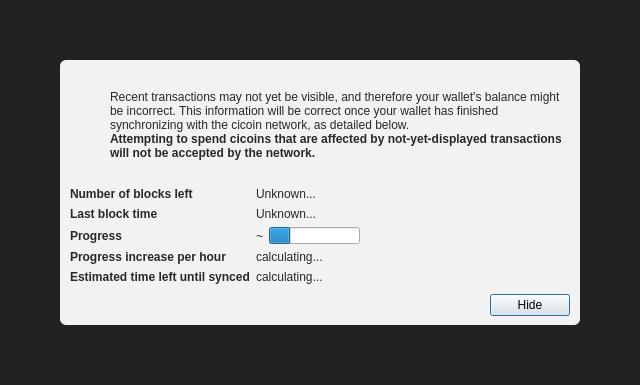
<?xml version="1.0" encoding="UTF-8"?>
<ui version="4.0">
 <class>ModalOverlay</class>
 <widget class="ModalOverlay" name="ModalOverlay">
  <property name="geometry">
   <rect>
    <x>0</x>
    <y>0</y>
    <width>640</width>
    <height>385</height>
   </rect>
  </property>
  <property name="windowTitle">
   <string>Form</string>
  </property>
  <layout class="QVBoxLayout" name="verticalLayout" stretch="0">
   <property name="sizeConstraint">
    <enum>QLayout::SetDefaultConstraint</enum>
   </property>
   <property name="leftMargin">
    <number>0</number>
   </property>
   <property name="topMargin">
    <number>0</number>
   </property>
   <property name="rightMargin">
    <number>0</number>
   </property>
   <property name="bottomMargin">
    <number>0</number>
   </property>
   <item>
    <widget class="QWidget" name="bgWidget" native="true">
     <property name="styleSheet">
      <string notr="true">#bgWidget { background: rgba(0,0,0,220); }</string>
     </property>
     <layout class="QVBoxLayout" name="verticalLayoutMain" stretch="1">
      <property name="leftMargin">
       <number>60</number>
      </property>
      <property name="topMargin">
       <number>60</number>
      </property>
      <property name="rightMargin">
       <number>60</number>
      </property>
      <property name="bottomMargin">
       <number>60</number>
      </property>
      <item>
       <widget class="QWidget" name="contentWidget" native="true">
        <property name="styleSheet">
         <string notr="true">#contentWidget { background: rgba(255,255,255,240); border-radius: 6px; }

QLabel { color: rgb(40,40,40);  }</string>
        </property>
        <layout class="QVBoxLayout" name="verticalLayoutSub" stretch="1,0,0,0">
         <property name="spacing">
          <number>0</number>
         </property>
         <property name="leftMargin">
          <number>10</number>
         </property>
         <property name="topMargin">
          <number>10</number>
         </property>
         <property name="rightMargin">
          <number>10</number>
         </property>
         <property name="bottomMargin">
          <number>10</number>
         </property>
         <item>
          <layout class="QHBoxLayout" name="horizontalLayoutIconText" stretch="0,1">
           <property name="topMargin">
            <number>20</number>
           </property>
           <item>
            <layout class="QVBoxLayout" name="verticalLayoutIcon">
             <property name="leftMargin">
              <number>0</number>
             </property>
             <item>
              <widget class="QPushButton" name="warningIcon">
               <property name="enabled">
                <bool>false</bool>
               </property>
               <property name="text">
                <string/>
               </property>
               <property name="icon">
                <iconset>
                 <normaloff>:/icons/warning</normaloff>
                 <disabledoff>:/icons/warning</disabledoff>:/icons/warning</iconset>
               </property>
               <property name="iconSize">
                <size>
                 <width>48</width>
                 <height>48</height>
                </size>
               </property>
               <property name="flat">
                <bool>true</bool>
               </property>
              </widget>
             </item>
             <item>
              <spacer name="verticalSpacerWarningIcon">
               <property name="orientation">
                <enum>Qt::Vertical</enum>
               </property>
               <property name="sizeHint" stdset="0">
                <size>
                 <width>20</width>
                 <height>40</height>
                </size>
               </property>
              </spacer>
             </item>
            </layout>
           </item>
           <item>
            <layout class="QVBoxLayout" name="verticalLayoutInfoText">
             <property name="leftMargin">
              <number>0</number>
             </property>
             <property name="topMargin">
              <number>0</number>
             </property>
             <item>
              <widget class="QLabel" name="infoText">
               <property name="text">
                <string>Recent transactions may not yet be visible, and therefore your wallet's balance might be incorrect. This information will be correct once your wallet has finished synchronizing with the cicoin network, as detailed below.</string>
               </property>
               <property name="textFormat">
                <enum>Qt::RichText</enum>
               </property>
               <property name="wordWrap">
                <bool>true</bool>
               </property>
              </widget>
             </item>
             <item>
              <widget class="QLabel" name="infoTextStrong">
               <property name="font">
                <font>
                 <weight>75</weight>
                 <bold>true</bold>
                </font>
               </property>
               <property name="text">
                <string>Attempting to spend cicoins that are affected by not-yet-displayed transactions will not be accepted by the network.</string>
               </property>
               <property name="textFormat">
                <enum>Qt::RichText</enum>
               </property>
               <property name="wordWrap">
                <bool>true</bool>
               </property>
              </widget>
             </item>
             <item>
              <spacer name="verticalSpacerInTextSpace">
               <property name="orientation">
                <enum>Qt::Vertical</enum>
               </property>
               <property name="sizeHint" stdset="0">
                <size>
                 <width>20</width>
                 <height>40</height>
                </size>
               </property>
              </spacer>
             </item>
            </layout>
           </item>
          </layout>
         </item>
         <item>
          <spacer name="verticalSpacerAfterText">
           <property name="orientation">
            <enum>Qt::Vertical</enum>
           </property>
           <property name="sizeHint" stdset="0">
            <size>
             <width>20</width>
             <height>40</height>
            </size>
           </property>
          </spacer>
         </item>
         <item>
          <layout class="QFormLayout" name="formLayout">
           <property name="fieldGrowthPolicy">
            <enum>QFormLayout::FieldsStayAtSizeHint</enum>
           </property>
           <property name="horizontalSpacing">
            <number>6</number>
           </property>
           <property name="verticalSpacing">
            <number>6</number>
           </property>
           <property name="topMargin">
            <number>10</number>
           </property>
           <item row="0" column="0">
            <widget class="QLabel" name="labelNumberOfBlocksLeft">
             <property name="font">
              <font>
               <weight>75</weight>
               <bold>true</bold>
              </font>
             </property>
             <property name="text">
              <string>Number of blocks left</string>
             </property>
            </widget>
           </item>
           <item row="0" column="1">
            <widget class="QLabel" name="numberOfBlocksLeft">
             <property name="text">
              <string>Unknown...</string>
             </property>
            </widget>
           </item>
           <item row="1" column="0">
            <widget class="QLabel" name="labelLastBlockTime">
             <property name="font">
              <font>
               <weight>75</weight>
               <bold>true</bold>
              </font>
             </property>
             <property name="text">
              <string>Last block time</string>
             </property>
            </widget>
           </item>
           <item row="1" column="1">
            <widget class="QLabel" name="newestBlockDate">
             <property name="sizePolicy">
              <sizepolicy hsizetype="Maximum" vsizetype="Preferred">
               <horstretch>0</horstretch>
               <verstretch>0</verstretch>
              </sizepolicy>
             </property>
             <property name="text">
              <string>Unknown...</string>
             </property>
            </widget>
           </item>
           <item row="2" column="0">
            <widget class="QLabel" name="labelSyncDone">
             <property name="font">
              <font>
               <weight>75</weight>
               <bold>true</bold>
              </font>
             </property>
             <property name="text">
              <string>Progress</string>
             </property>
            </widget>
           </item>
           <item row="2" column="1">
            <layout class="QHBoxLayout" name="horizontalLayoutSync" stretch="0,1">
             <item>
              <widget class="QLabel" name="percentageProgress">
               <property name="text">
                <string notr="true">~</string>
               </property>
              </widget>
             </item>
             <item>
              <widget class="QProgressBar" name="progressBar">
               <property name="value">
                <number>24</number>
               </property>
               <property name="format">
                <string/>
               </property>
              </widget>
             </item>
            </layout>
           </item>
           <item row="4" column="0">
            <widget class="QLabel" name="labelProgressIncrease">
             <property name="font">
              <font>
               <weight>75</weight>
               <bold>true</bold>
              </font>
             </property>
             <property name="text">
              <string>Progress increase per hour</string>
             </property>
            </widget>
           </item>
           <item row="4" column="1">
            <widget class="QLabel" name="progressIncreasePerH">
             <property name="text">
              <string>calculating...</string>
             </property>
            </widget>
           </item>
           <item row="5" column="0">
            <widget class="QLabel" name="labelEstimatedTimeLeft">
             <property name="font">
              <font>
               <weight>75</weight>
               <bold>true</bold>
              </font>
             </property>
             <property name="text">
              <string>Estimated time left until synced</string>
             </property>
            </widget>
           </item>
           <item row="5" column="1">
            <widget class="QLabel" name="expectedTimeLeft">
             <property name="text">
              <string>calculating...</string>
             </property>
            </widget>
           </item>
          </layout>
         </item>
         <item>
          <layout class="QHBoxLayout" name="horizontalLayoutButtons">
           <property name="leftMargin">
            <number>10</number>
           </property>
           <property name="topMargin">
            <number>10</number>
           </property>
           <item>
            <spacer name="horizontalSpacer">
             <property name="orientation">
              <enum>Qt::Horizontal</enum>
             </property>
             <property name="sizeHint" stdset="0">
              <size>
               <width>40</width>
               <height>20</height>
              </size>
             </property>
            </spacer>
           </item>
           <item>
            <widget class="QPushButton" name="closeButton">
             <property name="text">
              <string>Hide</string>
             </property>
             <property name="focusPolicy">
              <enum>Qt::StrongFocus</enum>
             </property>
             <property name="default">
              <bool>true</bool>
             </property>
            </widget>
           </item>
          </layout>
         </item>
        </layout>
       </widget>
      </item>
     </layout>
    </widget>
   </item>
  </layout>
 </widget>
 <customwidgets>
  <customwidget>
   <class>ModalOverlay</class>
   <extends>QWidget</extends>
   <header>qt/modaloverlay.h</header>
   <container>1</container>
  </customwidget>
 </customwidgets>
 <resources/>
 <connections/>
</ui>
